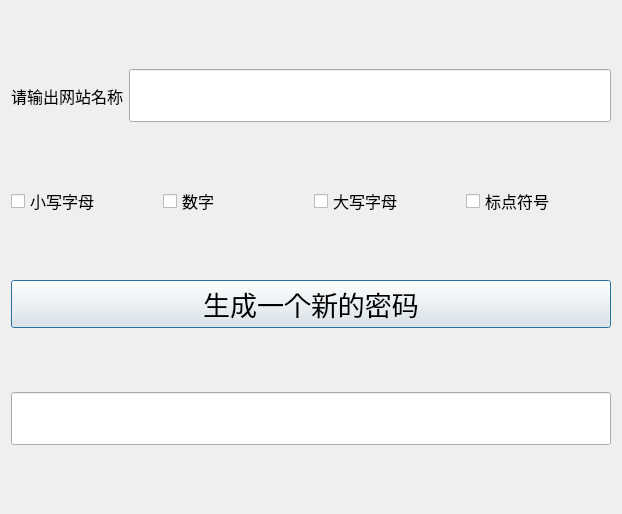
<?xml version="1.0" encoding="UTF-8"?>
<ui version="4.0">
 <class>codegenerate</class>
 <widget class="QDialog" name="codegenerate">
  <property name="geometry">
   <rect>
    <x>0</x>
    <y>0</y>
    <width>622</width>
    <height>514</height>
   </rect>
  </property>
  <property name="windowTitle">
   <string>密码生成小程序</string>
  </property>
  <layout class="QVBoxLayout" name="verticalLayout">
   <item>
    <layout class="QHBoxLayout" name="horizontalLayout">
     <item>
      <widget class="QLabel" name="label">
       <property name="font">
        <font>
         <family>AcadEref</family>
         <pointsize>12</pointsize>
        </font>
       </property>
       <property name="text">
        <string>请输出网站名称</string>
       </property>
      </widget>
     </item>
     <item>
      <widget class="QLineEdit" name="lineEdit_site">
       <property name="font">
        <font>
         <family>AcadEref</family>
         <pointsize>24</pointsize>
        </font>
       </property>
      </widget>
     </item>
    </layout>
   </item>
   <item>
    <layout class="QHBoxLayout" name="horizontalLayout_2">
     <item>
      <widget class="QCheckBox" name="checkBox_lower">
       <property name="font">
        <font>
         <family>AcadEref</family>
         <pointsize>12</pointsize>
        </font>
       </property>
       <property name="text">
        <string>小写字母</string>
       </property>
      </widget>
     </item>
     <item>
      <widget class="QCheckBox" name="checkBox_digit">
       <property name="font">
        <font>
         <family>AcadEref</family>
         <pointsize>12</pointsize>
        </font>
       </property>
       <property name="text">
        <string>数字</string>
       </property>
      </widget>
     </item>
     <item>
      <widget class="QCheckBox" name="checkBox_upper">
       <property name="font">
        <font>
         <family>AcadEref</family>
         <pointsize>12</pointsize>
        </font>
       </property>
       <property name="text">
        <string>大写字母</string>
       </property>
      </widget>
     </item>
     <item>
      <widget class="QCheckBox" name="checkBox_p">
       <property name="font">
        <font>
         <family>AcadEref</family>
         <pointsize>12</pointsize>
        </font>
       </property>
       <property name="text">
        <string>标点符号</string>
       </property>
      </widget>
     </item>
    </layout>
   </item>
   <item>
    <widget class="QPushButton" name="pushButton">
     <property name="font">
      <font>
       <family>AcadEref</family>
       <pointsize>20</pointsize>
      </font>
     </property>
     <property name="text">
      <string>生成一个新的密码</string>
     </property>
    </widget>
   </item>
   <item>
    <widget class="QLineEdit" name="lineEdit">
     <property name="font">
      <font>
       <family>AcadEref</family>
       <pointsize>24</pointsize>
      </font>
     </property>
    </widget>
   </item>
  </layout>
 </widget>
 <resources/>
 <connections/>
</ui>
